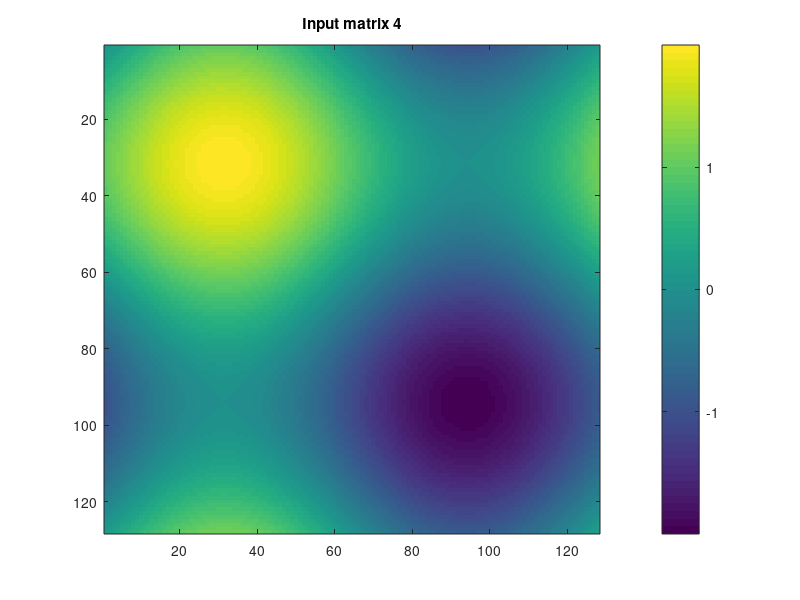

MATLAB code to generate this figure: (Note: this script raises an error after producing the figure.)
% Example: How to use autocorr_stat_parr

% Add path with functions to searchpath
addpath(fullfile('.', '..'));

% Initialize input matrices

N   = 50;       % Number of matrices
sz  = 128;      % Input matrix size


[X, Y]  = meshgrid(1:sz);
Z       = sin(0.05 * X) + sin(0.05 * Y);    % 2D sine function

D = cell(N, 1);     % Initialize cell for input matrices
D(:) = {Z};         % Set all entries of D to Z

% Show image of one input matrix
i = 4;

figure
image(D{i}, 'CDataMapping', 'scaled')
colorbar
title(sprintf('Input matrix %i', i)) 

% Calculate 2D auto-correlations

tic
C = autocorr_stat_parr(D);
toc

% Show image of one auto-correlation

figure
image(C{i}, 'CDataMapping', 'scaled')
colorbar
title(sprintf('2D auto-correlation %i', i))